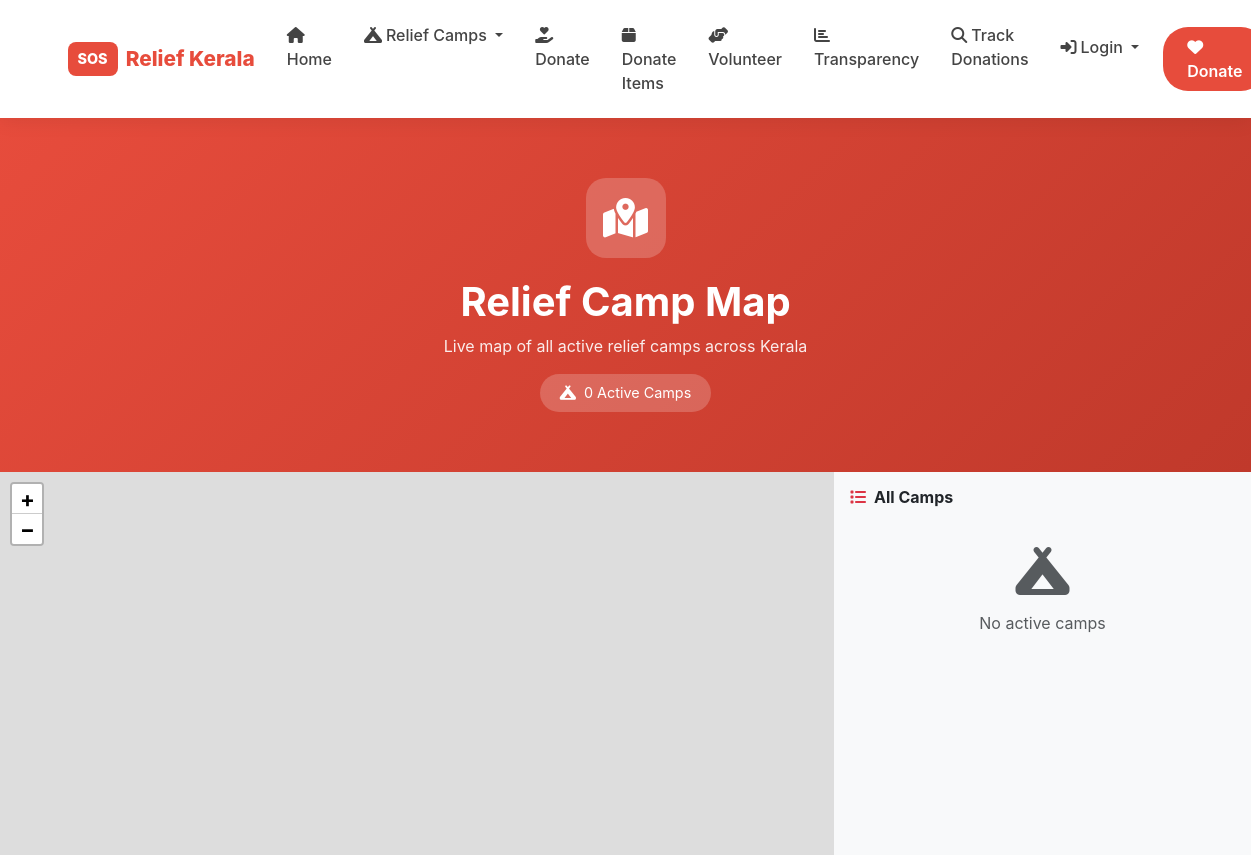
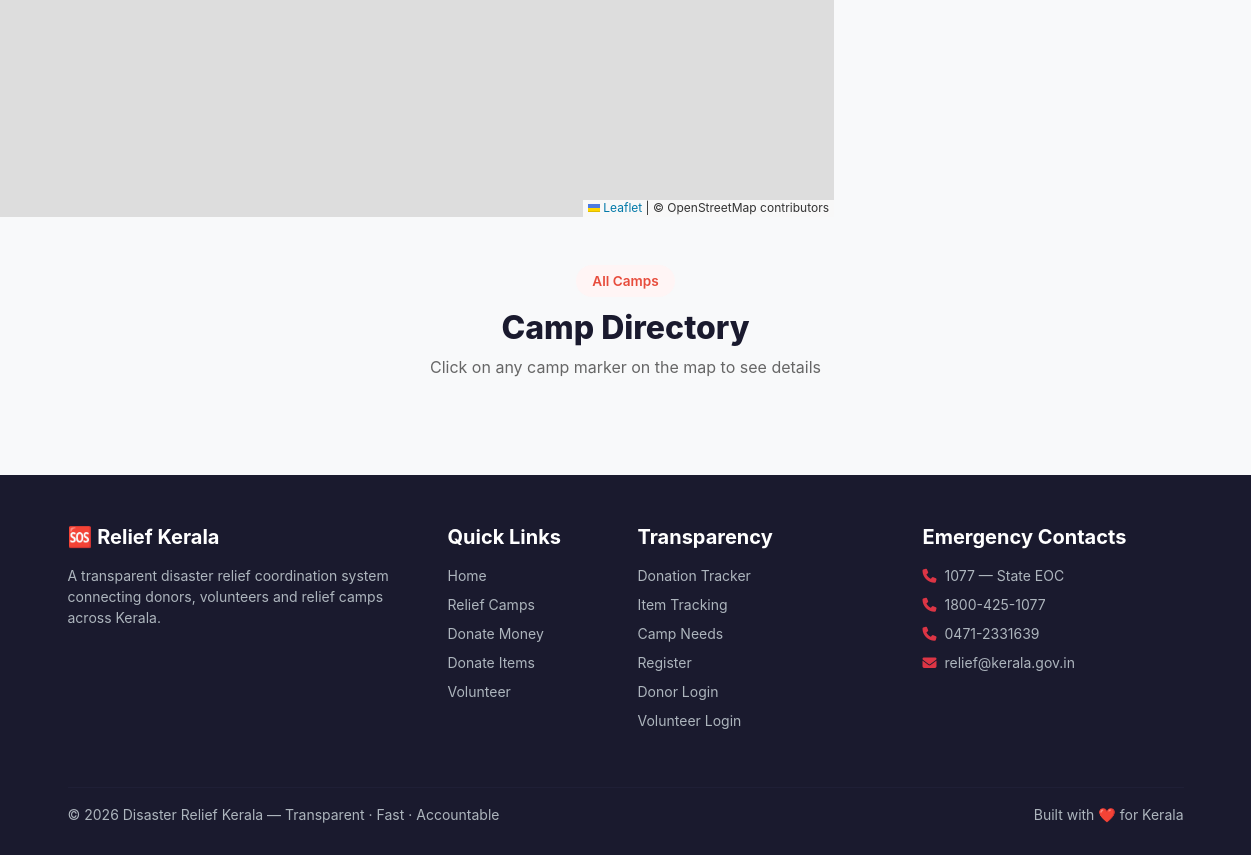
/camps/map/, run on an earlier commit of the app's database (2 pictures, top to bottom).
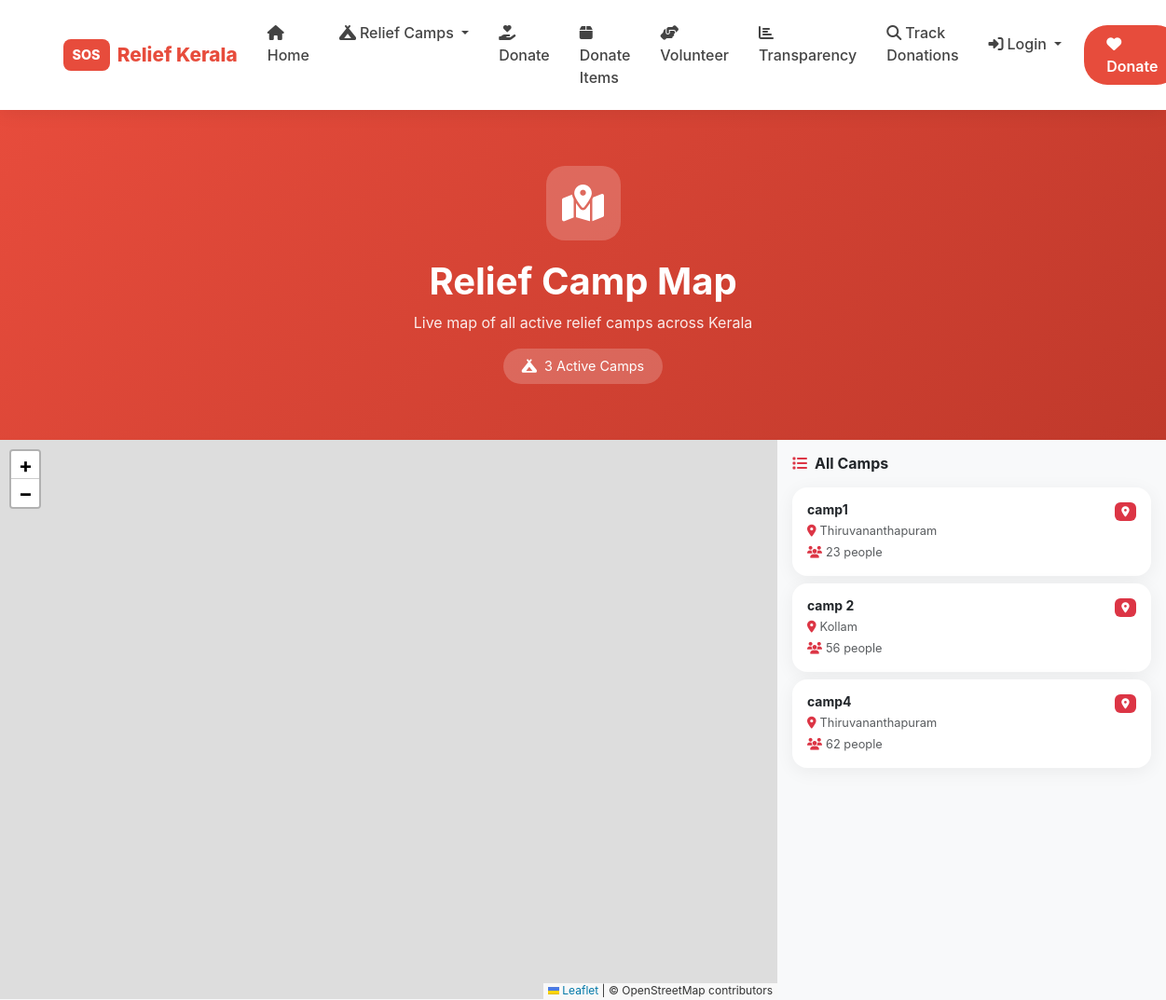
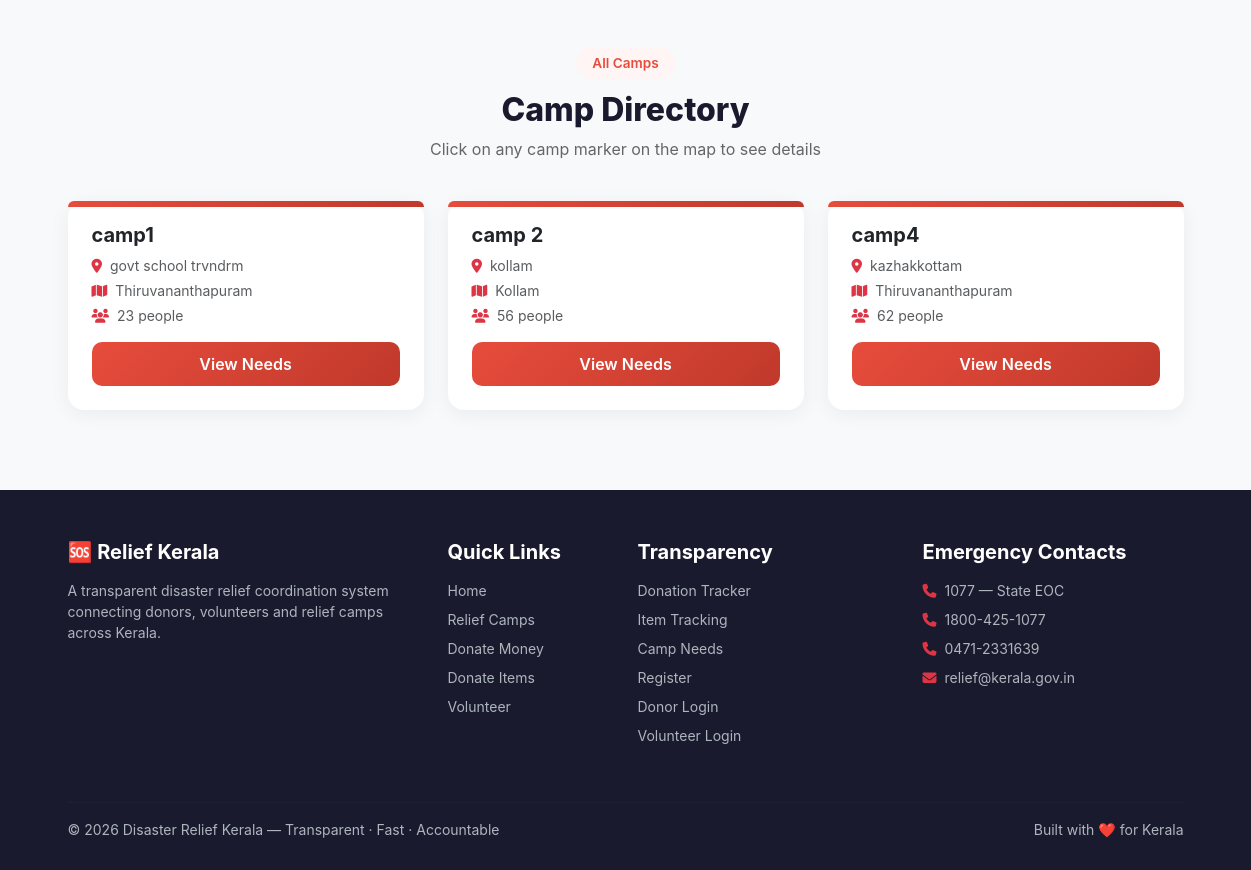
And on a later commit of the database (2 pictures, top to bottom).
### camps/models.py (models this page shows, shortened)
class Camp(models.Model):
    STATUS_CHOICES = [
        ('pending',  'Pending'),
        ('verified', 'Verified'),
        ('approved', 'Approved'),
    ]
    name           = models.CharField(max_length=200)
    location       = models.CharField(max_length=300)
    district       = models.CharField(max_length=100, choices=KERALA_DISTRICTS, default='Kozhikode')
    people_count   = models.PositiveIntegerField(default=0)
    contact_person = models.CharField(max_length=100)
    contact_phone  = models.CharField(max_length=10)
    status         = models.CharField(max_length=20, choices=STATUS_CHOICES, default='pending')
    created_by = models.ForeignKey(
        settings.AUTH_USER_MODEL,
        on_delete=models.SET_NULL,
        null=True, blank=True,
        related_name='created_camps'
    )
    panchayath = models.ForeignKey(
        'accounts.CustomUser',
        on_delete=models.SET_NULL,
        null=True, blank=True,
        limit_choices_to={'role': 'panchayath_staff'},
        related_name='managed_camps',
        help_text='Panchayath officer responsible for verifying needs at this camp',
    )
    is_active  = models.BooleanField(default=True)
    created_at = models.DateTimeField(auto_now_add=True)
    updated_at = models.DateTimeField(auto_now=True)

### camps/views.py (the view)
# urls.py: path('map/', views.camp_map, name='camp_map'),
def camp_map(request):
    camps = Camp.objects.filter(is_active=True, status='approved')
    district_coords = {
        'Thiruvananthapuram': [8.5241,  76.9366],
        'Kollam':             [8.8932,  76.6141],
        'Pathanamthitta':     [9.2648,  76.7870],
        'Alappuzha':          [9.4981,  76.3388],
        'Kottayam':           [9.5916,  76.5222],
        'Idukki':             [9.9189,  77.1025],
        'Ernakulam':          [10.0159, 76.3419],
        'Thrissur':           [10.5276, 76.2144],
        'Palakkad':           [10.7867, 76.6548],
        'Malappuram':         [11.0510, 76.0711],
        'Kozhikode':          [11.2588, 75.7804],
        'Wayanad':            [11.6854, 76.1320],
        'Kannur':             [11.8745, 75.3704],
        'Kasaragod':          [12.4996, 74.9869],
    }
    camps_data = []
    for camp in camps:
        coords = district_coords.get(camp.district, [10.8505, 76.2711])
        import random
        lat = coords[0] + random.uniform(-0.05, 0.05)
        lng = coords[1] + random.uniform(-0.05, 0.05)
        urgent_needs = camp.needs.filter(priority='urgent', is_fulfilled=False).count()
        camps_data.append({
            'id':             camp.pk,
            'name':           camp.name,
            'location':       camp.location,
            'district':       camp.district,
            'people_count':   camp.people_count,
            'contact_person': camp.contact_person,
            'contact_phone':  camp.contact_phone,
            'urgent_needs':   urgent_needs,
            'lat':            lat,
            'lng':            lng,
        })
    return render(request, 'camps/camp_map.html', {
        'camps':      camps,
        'camps_json': json.dumps(camps_data),
    })

### templates/camps/camp_map.html (shortened to what this page needs)
{% extends 'base.html' %}
{% block content %}
<div style="background:linear-gradient(135deg,#e74c3c,#c0392b);padding:60px 0">
  <div class="container text-center text-white">
    <div style="background:rgba(255,255,255,0.2);width:80px;height:80px;border-radius:20px;display:flex;align-items:center;justify-content:center;margin:0 auto 20px">
      <i class="fas fa-map-marked-alt" style="font-size:2.5rem"></i>
    </div>
    <h1 class="fw-bold">Relief Camp Map</h1>
    <p style="opacity:0.9">Live map of all active relief camps across Kerala</p>
    <div class="d-flex gap-3 justify-content-center mt-3 flex-wrap">
      <span style="background:rgba(255,255,255,0.2);padding:8px 20px;border-radius:20px;font-size:0.9rem">
        <i class="fas fa-campground me-2"></i>{{ camps|length }} Active Camps
      </span>
    </div>
  </div>
</div>
<div class="container-fluid mt-0 mb-0 px-0">
  <div class="row g-0" style="height:600px">
    <div class="col-md-8">
      <div id="map" style="height:600px;width:100%"></div>
    </div>
    <div class="col-md-4" style="height:600px;overflow-y:auto;background:#f8f9fa">
      <div class="p-3">
        <h6 class="fw-bold mb-3">
          <i class="fas fa-list me-2 text-danger"></i>All Camps
        </h6>
        {% for camp in camps %}
        <div class="card p-3 mb-2 camp-card" data-id="{{ camp.pk }}"
             style="cursor:pointer;transition:all 0.2s"
             onmouseover="highlightCamp({{ camp.pk }})"
             onclick="focusCamp({{ camp.pk }})">
          <div class="d-flex justify-content-between align-items-start">
            <h6 class="fw-bold mb-1 small">{{ camp.name }}</h6>
            {% with urgent=camp.needs.all %}
            <span class="badge bg-danger" style="font-size:0.7rem">
              <i class="fas fa-map-marker-alt"></i>
            </span>
            {% endwith %}
          </div>
          <p class="text-muted mb-1" style="font-size:0.8rem">
            <i class="fas fa-map-marker-alt me-1 text-danger"></i>{{ camp.district }}
          </p>
          <p class="text-muted mb-0" style="font-size:0.8rem">
            <i class="fas fa-users me-1 text-danger"></i>{{ camp.people_count }} people
          </p>
        </div>
        {% empty %}
        <div class="text-center p-4">
          <i class="fas fa-campground fa-3x text-muted mb-3 d-block"></i>
          <p class="text-muted">No active camps</p>
        </div>
        {% endfor %}
      </div>
    </div>
  </div>
</div>
<div class="container mt-5 mb-5">
  <div class="text-center mb-4">
    <div class="section-badge">All Camps</div>
    <h2 class="section-title">Camp Directory</h2>
    <p class="section-subtitle">Click on any camp marker on the map to see details</p>
  </div>
  <div class="row g-4">
    {% for camp in camps %}
    <div class="col-md-4">
      <div class="card p-4 h-100">
        <div style="background:linear-gradient(135deg,#e74c3c,#c0392b);height:6px;border-radius:16px 16px 0 0;margin:-24px -24px 16px"></div>
        <h5 class="fw-bold">{{ camp.name }}</h5>
        <p class="text-muted small mb-1"><i class="fas fa-map-marker-alt me-2 text-danger"></i>{{ camp.location }}</p>
        <p class="text-muted small mb-1"><i class="fas fa-map me-2 text-danger"></i>{{ camp.district }}</p>
        <p class="text-muted small mb-3"><i class="fas fa-users me-2 text-danger"></i>{{ camp.people_count }} people</p>
        <a href="{% url 'camp_detail' camp.pk %}" class="btn btn-donate mt-auto">
          View Needs
        </a>
      </div>
    </div>
    {% endfor %}
  </div>
</div>
<link rel="stylesheet" href="https://unpkg.com/leaflet@1.9.4/dist/leaflet.css"/>
{% endblock %}

What changed in the data, as far as the page shows it:
added Camp: name "camp1", district "Thiruvananthapuram", people_count "23", location "govt school trvndrm"
added Camp: name "camp 2", district "Kollam", people_count "56", location "kollam"
added Camp: name "camp4", district "Thiruvananthapuram", people_count "62", location "kazhakkottam"
Also different on the page:
{{ camps|length }}: "0" → "3"
text no longer shown: "No active camps"
